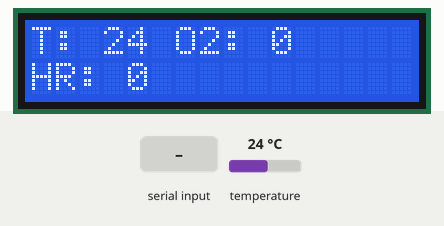
This sketch was run on a simulated ESP8266 (NodeMCU). Parts: 16×2 character LCD. The inputs (shaded band) are chosen by the test bench; at power-on: temperature 24 °C. WiFi joins after 1.5 s; servers stay silent unless stated; what the sketch prints to the serial monitor is not drawn.

Above: at 7.2 s.
7.3 s: "90,45\n" received over the second serial link
At 10.2 s:
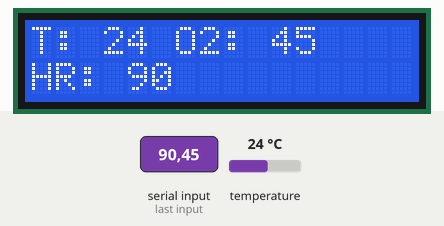
15.0 s: temperature set to 12 °C
At 17.4 s:
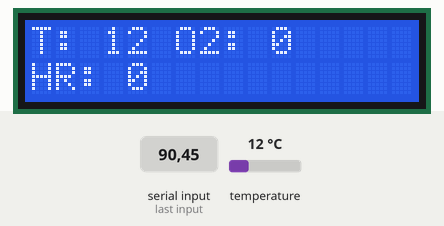
17.7 s: "30,150\n" received over the second serial link
At 19.7 s:
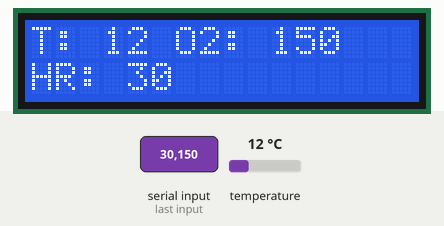
25.4 s: temperature set to 19 °C
At 26.1 s:
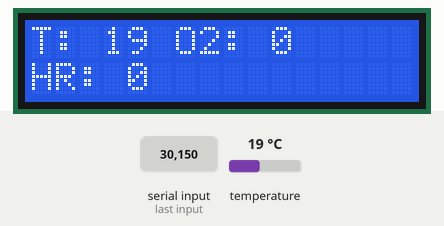
27.2 s: temperature set to 28 °C
At 29.3 s:
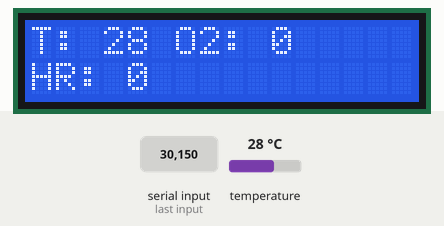
Timing chart, 0 to 30.8 s (numbered marks = the images above; inputs shaded):
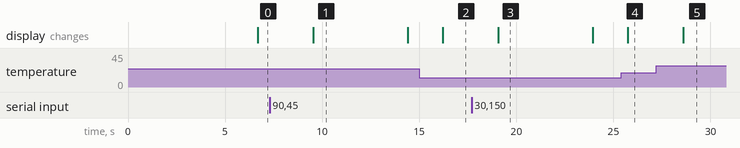

The sketch:

isolatedtemperature.ino
```cpp
#define BLYNK_TEMPLATE_ID "TMPL5JINgfPpf"
#define BLYNK_TEMPLATE_NAME "nodemcu"
#define BLYNK_AUTH_TOKEN "zmomWflbTekcWvkANA9MuYcVBSvyABqf"

#include <DallasTemperature.h>
#include <OneWire.h>
#include <SoftwareSerial.h>
#include <LiquidCrystal_I2C.h>

#include <ESP8266WiFi.h>
#include <BlynkSimpleEsp8266.h>

LiquidCrystal_I2C lcd(0x27,16,2);  // set the LCD address to 0x3F for a 16 chars and 2 line display

// Define constants
#define ONE_WIRE_BUS 2 // D4 pin of NodeMCU
#define RX_PIN D6        // SRX = D2
#define TX_PIN D5        // STX = D1
#define TEMPERATURE_INTERVAL 2000 // 2 seconds delay

char ssid[] = "AndroidAP3b82"; // Your network SSID (name)
char pass[] = "jppb8534"; // Your network password
char auth[] = "zmomWflbTekcWvkANA9MuYcVBSvyABqf"; // Authentication Token Sent by Blynk


SoftwareSerial SUART(RX_PIN, TX_PIN);


OneWire oneWire(ONE_WIRE_BUS);

DallasTemperature sensors(&oneWire); // Pass the oneWire reference to Dallas Temperature.

unsigned long lastTempRequest = 0;
int delayInMillis = 2000; // 2 seconds delay
int heartRate; // Declare heartRate outside the if block
int spo2;      // Declare spo2 outside the if block

void setup(void)
{
  Serial.begin(9600);
  SUART.begin(9600);
  sensors.begin();
  lcd.init();
  lcd.clear();
  lcd.backlight();      // Make sure backlight is on


  WiFi.mode(WIFI_STA);

  // Connect or reconnect to WiFi
  if (WiFi.status() != WL_CONNECTED) {
    Serial.print("Attempting to connect");
    while (WiFi.status() != WL_CONNECTED) {
      WiFi.begin(ssid, pass);
      delay(5000);
    }
    Serial.println("\nConnected to WiFi");
  }

  Blynk.begin(auth, ssid, pass);

}

void loop(void)
{
  Blynk.run();


  if (millis() - lastTempRequest >= delayInMillis)
  {
    sensors.requestTemperatures(); // Send the command to get temperatures
    Serial.println("Temperature is: ");
    Serial.println(sensors.getTempCByIndex(0)); // Why "byIndex"? You can have more than one IC on the same bus. 0 refers to the first IC on the wire

    lastTempRequest = millis();

    delay(500); // Additional delay if needed

    if (SUART.available() > 0)
    {
      // Read the heart rate from Arduino
      heartRate = SUART.parseInt();
      SUART.read(); // Consume the comma
      // Read the SpO2 from Arduino
      spo2 = SUART.parseInt();

      // Now you can use 'heartRate' and 'spo2' in your NodeMCU logic
      Serial.print("Received Heart Rate: ");
      Serial.print(heartRate);
      Serial.print(" bpm / SpO2: ");
      Serial.println(spo2);
    }
  }
    // Read sensor values
  int sensorValue1 = sensors.getTempCByIndex(0);
  int sensorValue2 = heartRate;
  int sensorValue3 = spo2;

  // Clear the LCD screen
  lcd.clear();
  // Print sensor values on the LCD
  lcd.setCursor(0, 0);
  lcd.print("T: " + String(sensorValue1) + " O2: " + String(sensorValue3));


  lcd.setCursor(0, 1);
  lcd.print("HR: ");
  lcd.print(sensorValue2);

  Blynk.virtualWrite(V0, sensorValue2);
  Blynk.virtualWrite(V1, sensorValue3);
  Blynk.virtualWrite(V2, sensorValue1);

  if(sensorValue1 > 39){
   // Blynk.email("shameer50@gmail.com", "Alert", "Temperature over 28C!");
    Blynk.logEvent("temp_alert1","Temp above 39 degree");
  }
  if(sensorValue3 < 50){
   // Blynk.email("shameer50@gmail.com", "Alert", "Temperature over 28C!");
    Blynk.logEvent("saturation_alert1","Oxygen saturation below 50%");
  }
  if(sensorValue2 < 25){
   // Blynk.email("shameer50@gmail.com", "Alert", "Temperature over 28C!");
    Blynk.logEvent("heartrate_alert1","Heart rate below 40");
  }


  delay(500); // Additional delay if needed

}
```

Measured:
- after the input at 7.3 s, the display: changes after 2.2 s (image 1)
- after the input at 15.0 s, the display: changes after 1.2 s (image 2)
- after the input at 17.7 s, the display: changes after 1.4 s (image 3)
- after the input at 25.4 s, the display: changes after 0.35 s (image 4)
- after the input at 27.2 s, the display: changes after 1.4 s (image 5)
- what the display in image 1 shows lasts 4.9 s, from 9.5 s to 14.4 s
